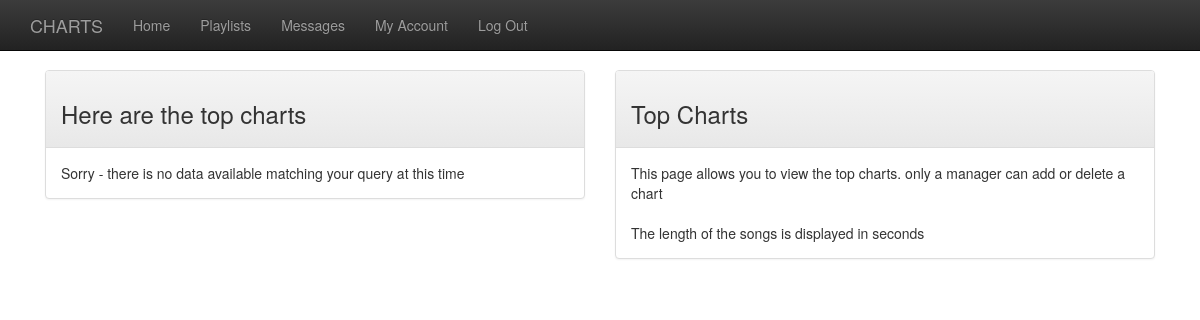
Page /index.php?pageID=charts (signed in) on the earlier database version.
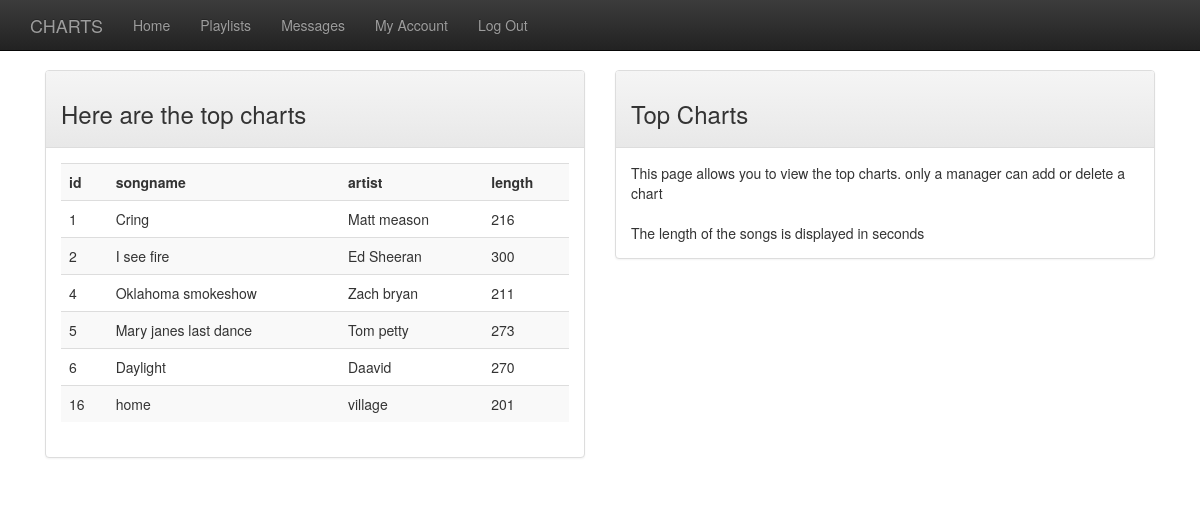
Same page on the later database version.
### tables this page shows
CREATE TABLE `topcharts` (
                             `id` int(11) NOT NULL AUTO_INCREMENT,
                             `songname` varchar(25) NOT NULL,
                             `artist` varchar(25) NOT NULL,
                             `length` int(11) NOT NULL,
                             PRIMARY KEY (`id`)
);

### classlib/baseClasses/Controller.php (called while the page is built, shortened)
<?php
abstract class Controller implements ControllerInterface{
    public function run() {
        $this->updateView();
    }
    public function getUserInputs() {
        $this->getArray = filter_input_array(INPUT_GET) ;
    }
}

### classlib/baseClasses/PanelModel.php (called while the page is built, shortened)
<?php
abstract class PanelModel implements PanelModelInterface {
    function __construct($user,$db,$postArray,$pageTitle,$pageHead,$pageID) {
        $this->setPanelHead_2();
        $this->setPanelContent_2();
        $this->setPanelHead_1();
        $this->setPanelContent_1();
    }
}

### classlib/baseClasses/TableEntity.php (called while the page is built, shortened)
<?php
class TableEntity {
    function __construct ($databaseConnection,$tableName){
        $this->db=$databaseConnection;
    }
}

### classlib/entities/ChartsTable.php (called while the page is built, shortened)
<?php
class ChartsTable extends TableEntity
{
    public function getAllRecords()
    {
        $sql = "SELECT * FROM " . self::TABLE_NAME;
        $rs = $this->db->query($sql);
        if($rs->num_rows){
            return $rs;
        }
        else{
            return false;
        }
    }
}

### classlib/helperClasses/HelperHTML.php (the view, shortened to what this page needs)
<?php
Class HelperHTML {
    public static function generateTABLE($resultSet){
        $table='';
        if($resultSet){
        $i=0;
        $resultSet->data_seek(0);
        $table.= '<table class="table table-striped">';
        while ($row = $resultSet->fetch_assoc()) {
            while ($i===0)
            {   $table.=  '<tr>';
                foreach($row as $key=>$value){
                    $table.=  "<th>$key</th>";
                }
                $table.=  '</tr>';
                $i=1;
            }
            $table.=  '<tr>';
            foreach($row as $value){
                $table.=  "<td>$value</td>";
                }
            $table.=  '</tr>';
        }
        $table.=  '</table>';
        }
        else{
            $table='Sorry - there is no data available matching your query at this time';
        }
        return $table;
    }
}

### controllers/CustomerController.php (shortened to what this page needs)
<?php
class CustomerController extends Controller  {
    public function updateView() {
        if (isset($this->getArray['pageID'])) {
            switch ($this->getArray['pageID']) {
                case "charts":
                    $contentModel = new CustomerCharts($this->user,$this->db, $this->postArray ,$this->pageTitle, strtoupper($this->getArray['pageID']),$this->getArray['pageID']);
                    $navigationModel = new NavigationCustomer($this->user, $this->getArray['pageID']);
                    include_once 'views/view_navbar_2_panel.php';
                    break;
            }
        }
    }
}

### models/panelContent/CustomerCharts.php (shortened to what this page needs)
<?php
class CustomerCharts extends PanelModel{
    function __construct($user,$db,$postArray,$pageTitle,$pageHead,$pageID){
        parent::__construct($user,$db,$postArray,$pageTitle,$pageHead,$pageID);
    }
    public function setPanelHead_1(){
            $this->panelHead_1='<h3>Here are the top charts</h3>';
    }
    public function setPanelContent_1(){
        $table=new ChartsTable($this->db);
        $rs=$table->getAllRecords();
        $this->panelContent_1= HelperHTML::generateTABLE($rs);
    }
    public function setPanelHead_2(){
        $this->panelHead_2='<h3>Top Charts</h3>';
    }
    public function setPanelContent_2(){
         $this->panelContent_2='This page allows you to view the top charts. only a manager can add or delete a chart<br><br>The length of the songs is displayed in seconds';
    }
}

### models/navigationBarContent/NavigationCustomer.php (shortened to what this page needs)
<?php
class NavigationCustomer implements NavigationInterface {
        protected $loggedin;
        protected $pageID;
	function __construct($user,$pageID) {
            $this->loggedin=$user->getLoggedInState();
            $this->pageID=$pageID;
            $this->setmenuNav();
	}
        public function setmenuNav(){
            $this->menuNav='';
            if($this->loggedin){
                switch ($this->pageID) {
                    case "charts":
                        $this->menuNav.='<li><a href="'.$_SERVER['PHP_SELF'].'?pageID=home">Home</a></li>';
                        $this->menuNav.='<li><a href="'.$_SERVER['PHP_SELF'].'?pageID=playlist">Playlists</a></li>';
                        $this->menuNav.='<li><a href="'.$_SERVER['PHP_SELF'].'?pageID=messages">Messages</a></li>';
                        $this->menuNav.='<li><a href="'.$_SERVER['PHP_SELF'].'?pageID=myAccount">My Account</a></li>';
                        $this->menuNav.='<li><a href="'.$_SERVER['PHP_SELF'].'?pageID=logout">Log Out</a></li>';
                        break;
                    }
            }
            else{
                header("Location:". $_SERVER['PHP_SELF']);
            }
        }
}

### views/view_navbar_2_panel.php (shortened to what this page needs)
<?php
extract($data);
?>
<!DOCTYPE html>
<html lang="en">
<head>
<link rel="stylesheet" href="https://maxcdn.bootstrapcdn.com/bootstrap/3.3.7/css/bootstrap.min.css"  >
<link rel="stylesheet" href="https://maxcdn.bootstrapcdn.com/bootstrap/3.3.7/css/bootstrap-theme.min.css" >
</head>
<?php	if(CHAT_ENABLED){echo '<body onload="doTimer()">';}else {echo '<body>';}?>
<div class="container">
<nav role="navigation" class="navbar navbar-inverse navbar-fixed-top">
    <div class="container">
        <div class="navbar-header">
            <a href="#" class="navbar-brand"><?php echo $pageHeading?></a>
        </div>
        <div id="navbarCollapse" class="collapse navbar-collapse">
            <ul class="nav navbar-nav">
                <?php echo $menuNav; ?>
            </ul>
        </div>
    </div>
</nav>
<div class="container-fluid">
<div class="row">
    <div class="col-md-6" style="background-color:white;">
            <div class="panel panel-default">
              <div class="panel-heading"><?php echo $panelHead_1; ?></div>
              <div class="panel-body">
                    <?php echo $panelContent_1; ?>
              </div>
            </div>
    </div>
    <div class="col-md-6" style="background-color:white;">
            <div class="panel panel-default">
              <div class="panel-heading"><?php echo $panelHead_2; ?></div>
              <div class="panel-body">
                    <?php echo $panelContent_2; ?>
              </div>
            </div>
    </div>
</div>
</div>
</div>

### index.php (shortened to what this page needs)
<?php
include_once 'config/database.php';
include_once 'classlib/baseClasses/Controller.php';
include_once 'classlib/baseClasses/PanelModel.php';
include_once 'classlib/baseClasses/TableEntity.php';
include 'classlib/helperClasses/HelperHTML.php';
include_once 'classlib/entities/ChartsTable.php';
include_once 'controllers/CustomerController.php';
include_once 'models/navigationBarContent/NavigationCustomer.php';
include_once 'models/panelContent/CustomerCharts.php';
$db = new mysqli($DBServer, $DBUser, $DBPass, $DBName, $DBportNr);
$db->query("SET NAMES 'utf8'");
$session = new Session();
$session->setChatEnabledState(CHAT_ENABLED);
$user = new User($session, $db, ENCRYPT_PW);
if ($user->getLoggedInState()) {
    switch ($user->getUserType()) {
        case "CUSTOMER":
            $controller = new CustomerController($user, $db, PAGE_TITLE);
            break;
    }
} else {
    $controller = new GeneralController($user, $db, PAGE_TITLE);
}
$controller->run();
echo '</body></html>';

### views/view_navbar_2_panel.php (style rules this page uses)
body { padding-top: 70px; }

Differences in the rows shown:
added topcharts: key "id", key "songname", key "artist", key "length", id "1", songname "Cring", artist "Matt meason", length "216"
added topcharts: id "2", songname "I see fire", artist "Ed Sheeran", length "300"
added topcharts: id "4", songname "Oklahoma smokeshow", artist "Zach bryan", length "211"
added topcharts: id "5", songname "Mary janes last dance", artist "Tom petty", length "273"
added topcharts: id "6", songname "Daylight", artist "Daavid", length "270"
added topcharts: id "16", songname "home", artist "village", length "201"
Other differences:
$panelContent_1: "Sorry - there is no data available matching your query at this time" → (not shown)
